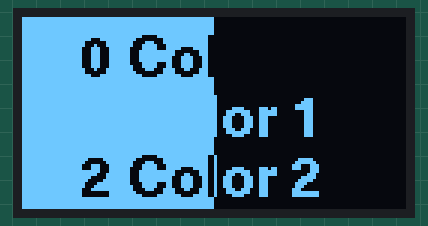
Bench run of a sketch on a simulated Arduino Uno, built with avr-gcc and run on an emulated ATmega328P. Shown: 128×64 one-colour display.

Above: at 0.1 s.

The sketch:

colors.ino
```cpp
#include <Arduino.h>
#include <U8g2lib.h>
#include <Wire.h>

U8G2_SH1106_128X64_NONAME_F_HW_I2C u8g2(U8G2_R0, U8X8_PIN_NONE, SCL, SDA);

void setup()
{
  u8g2.begin();
  u8g2.setFontMode(true);
  u8g2.setFont(u8g2_font_helvB14_tf);
  u8g2.clearBuffer();

  u8g2.drawBox(0, 0, 64, 64);

  u8g2.setCursor(20, 20);
  u8g2.setDrawColor(0);
  u8g2.print("0 Color 0");

  u8g2.setCursor(20, 40);
  u8g2.setDrawColor(1);
  u8g2.print("1 Color 1");

  u8g2.setCursor(20, 60);
  u8g2.setDrawColor(2);
  u8g2.print("2 Color 2");

  u8g2.sendBuffer();
}

void loop()
{
}
```
